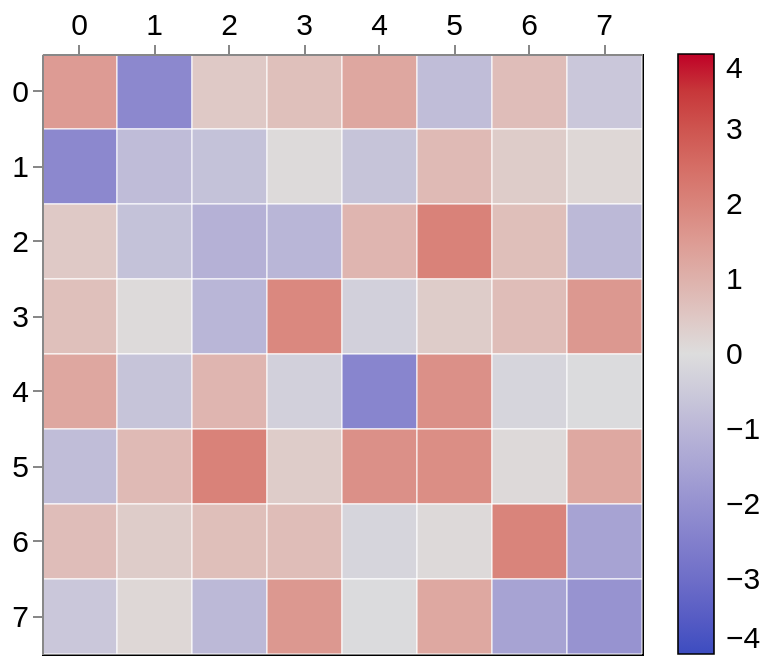

This figure's notebook cell:
### Markdown cell above
The following figure shows the same idea visually. We start from a symmetric
$8 \times 8$ matrix and apply the QR iteration repeatedly. The colours show
the matrix entries. As the iteration proceeds, the off-diagonal entries become
smaller and the eigenvalues move onto the diagonal.

### Code cell
import altair as alt
import numpy as np
import pandas as pd
from IPython.display import HTML, display

slider_style = """
<style>
.vega-bindings {
  width: min(360px, 100%);
  margin: 0.75rem 0 0 34px;
}
.vega-bind {
  display: flex;
  align-items: center;
  width: 100%;
  font-size: 18px;
  line-height: 1.2;
  white-space: nowrap;
}
.vega-bind input[type="range"] {
  flex: 1 1 auto;
  min-width: 220px;
  margin-left: 0.35rem;
  margin-right: 0.75rem;
  transform: translateY(2.4px);
}
.vega-bind input[type="number"] {
  width: 3.25rem;
  font-size: 16px;
  line-height: 1.2;
  text-align: center;
}
</style>
"""

display(HTML(slider_style))

rng = np.random.default_rng(8)
q, _ = np.linalg.qr(rng.normal(size=(8, 8)))
eigvals = np.array([4.0, -3.88, 3.55, -3.32, 2.95, -2.70, 2.35, -2.05])
a_qr_demo = q @ np.diag(eigvals) @ q.T

records = []
a_k = a_qr_demo.copy()
for k in range(65):
    for row in range(a_k.shape[0]):
        for column in range(a_k.shape[1]):
            records.append({
                "k": k,
                "row": row,
                "column": column,
                "value": a_k[row, column],
            })

    q_k, r_k = np.linalg.qr(a_k)
    a_k = r_k @ q_k

qr_iterations = pd.DataFrame(records)

k_slider = alt.param(
    name="k",
    value=0,
    bind=alt.binding_range(min=0, max=64, step=1, name="𝑘 = "),
)

chart = (
    alt.Chart(qr_iterations)
    .mark_rect(stroke="white", strokeWidth=0.5)
    .encode(
        x=alt.X(
            "column:O",
            axis=alt.Axis(
                title=None,
                orient="top",
                labelAngle=0,
                labelFontSize=15,
            ),
        ),
        y=alt.Y(
            "row:O",
            axis=alt.Axis(title=None, labelFontSize=15),
            sort="ascending",
        ),
        color=alt.Color(
            "value:Q",
            scale=alt.Scale(
                domain=[-4, 0, 4],
                range=["#3c4cc0", "#dddddd", "#bf0026"],
            ),
            legend=alt.Legend(
                title=None,
                labelFontSize=15,
                labelOffset=6,
                gradientLength=300,
                gradientThickness=18,
                gradientStrokeColor="black",
                gradientStrokeWidth=0.8,
            ),
        ),
        tooltip=[
            alt.Tooltip("row:O", title="row"),
            alt.Tooltip("column:O", title="column"),
            alt.Tooltip("value:Q", title="value", format=".3f"),
        ],
    )
    .add_params(k_slider)
    .transform_filter(alt.datum.k == k_slider)
    .properties(width=300, height=300)
    .configure_view(stroke="black", strokeWidth=1)
)

chart

### Figure 1 — Vega-Lite specification as saved in the notebook (floating-point values rounded to 4 significant figures; data arrays with more than 128 entries replaced by an {"elided": "..."} marker saying what was removed)
{"config": {"view": {"continuousWidth": 300, "continuousHeight": 300, "stroke": "black", "strokeWidth": 1}}, "data": {"name": "data-fa8a1632cecfb3a7ac3c2240e65e83f1"}, "mark": {"type": "rect", "stroke": "white", "strokeWidth": 0.5}, "encoding": {"color": {"field": "value", "legend": {"gradientLength": 300, "gradientStrokeColor": "black", "gradientStrokeWidth": 0.8, "gradientThickness": 18, "labelFontSize": 15, "labelOffset": 6, "title": null}, "scale": {"domain": [-4, 0, 4], "range": ["#3c4cc0", "#dddddd", "#bf0026"]}, "type": "quantitative"}, "tooltip": [{"field": "row", "title": "row", "type": "ordinal"}, {"field": "column", "title": "column", "type": "ordinal"}, {"field": "value", "format": ".3f", "title": "value", "type": "quantitative"}], "x": {"axis": {"labelAngle": 0, "labelFontSize": 15, "orient": "top", "title": null}, "field": "column", "type": "ordinal"}, "y": {"axis": {"labelFontSize": 15, "title": null}, "field": "row", "sort": "ascending", "type": "ordinal"}}, "height": 300, "params": [{"name": "k", "bind": {"input": "range", "max": 64, "min": 0, "name": "𝑘 = ", "step": 1}, "value": 0}], "transform": [{"filter": "(datum.k === k)"}], "width": 300, "$schema": "https://vega.github.io/schema/vega-lite/v6.4.1.json", "datasets": {"data-fa8a1632cecfb3a7ac3c2240e65e83f1": {"elided": "4160 records"}}}
